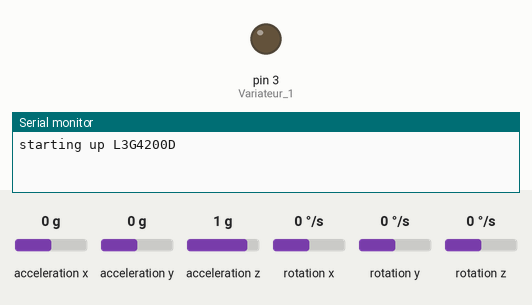
Bench run of a sketch on a simulated Arduino Uno, built with avr-gcc and run on an emulated ATmega328P. On the bench: output pins drawn as LEDs (lit = HIGH), the last lines printed to the serial monitor. Wiring (inferred from the names in the program): ADXL345 accelerometer at I2C address 0x53; L3G4200D gyroscope at I2C address 0x69. The inputs (shaded band) are chosen by the test bench; at power-on: acceleration y 0 g, acceleration x 0 g, acceleration z 1 g, rotation x 0 °/s, rotation y 0 °/s, rotation z 0 °/s.

Above: at 0.1 s.
At 12.9 s:
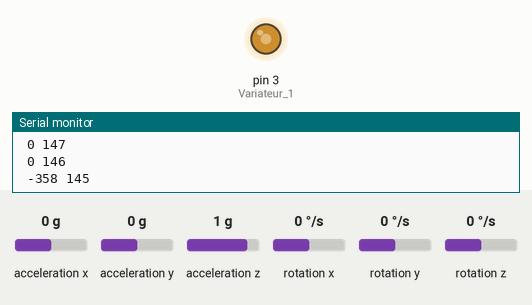
13.0 s: acceleration y set to -1.4 g
At 26.81 s:
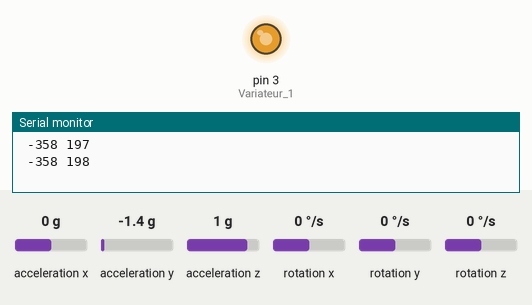
Timing chart, 0 to 26.9 s (numbered marks = the images above; inputs shaded):
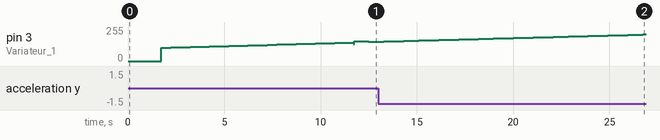

The sketch:

Controle_variateur_Bras_backup.ino
```cpp
/*
#include <Wire.h>
#include "ADXL345.h"


ADXL345 adxl; //variable adxl is an instance of the ADXL345 library
int dx = 0;
int dy = 0;
int dz = 0;

void setup(){
 Serial.begin(9600);
 adxl.powerOn();


 //set activity/ inactivity thresholds (0-255)
 adxl.setActivityThreshold(75); //62.5mg per increment
 adxl.setInactivityThreshold(75); //62.5mg per increment
 adxl.setTimeInactivity(10); // how many seconds of no activity is inactive?

 //look of activity movement on this axes - 1 == on; 0 == off
 adxl.setActivityX(1);
 adxl.setActivityY(1);
 adxl.setActivityZ(1);

 //look of inactivity movement on this axes - 1 == on; 0 == off
 adxl.setInactivityX(1);
 adxl.setInactivityY(1);
 adxl.setInactivityZ(1);

 //look of tap movement on this axes - 1 == on; 0 == off
 adxl.setTapDetectionOnX(0);
 adxl.setTapDetectionOnY(0);
 adxl.setTapDetectionOnZ(1);

 //set values for what is a tap, and what is a double tap (0-255)
 adxl.setTapThreshold(50); //62.5mg per increment
 adxl.setTapDuration(15); //625μs per increment
 adxl.setDoubleTapLatency(80); //1.25ms per increment
 adxl.setDoubleTapWindow(200); //1.25ms per increment

 //set values for what is considered freefall (0-255)
 adxl.setFreeFallThreshold(7); //(5 - 9) recommended - 62.5mg per increment
 adxl.setFreeFallDuration(45); //(20 - 70) recommended - 5ms per increment

 //setting all interupts to take place on int pin 1
 //I had issues with int pin 2, was unable to reset it
 adxl.setInterruptMapping( ADXL345_INT_SINGLE_TAP_BIT,  ADXL345_INT1_PIN );
 adxl.setInterruptMapping( ADXL345_INT_DOUBLE_TAP_BIT,  ADXL345_INT1_PIN );
 adxl.setInterruptMapping( ADXL345_INT_FREE_FALL_BIT,  ADXL345_INT1_PIN );
 adxl.setInterruptMapping( ADXL345_INT_ACTIVITY_BIT,   ADXL345_INT1_PIN );
 adxl.setInterruptMapping( ADXL345_INT_INACTIVITY_BIT,  ADXL345_INT1_PIN );

 //register interupt actions - 1 == on; 0 == off
 adxl.setInterrupt( ADXL345_INT_SINGLE_TAP_BIT, 1);
 adxl.setInterrupt( ADXL345_INT_DOUBLE_TAP_BIT, 1);
 adxl.setInterrupt( ADXL345_INT_FREE_FALL_BIT, 1);
 adxl.setInterrupt( ADXL345_INT_ACTIVITY_BIT,  1);
 adxl.setInterrupt( ADXL345_INT_INACTIVITY_BIT, 1);

 adxl.readAccel(&dx, &dy, &dz);
 delay(200);
 adxl.readAccel(&dx, &dy, &dz);
}


void loop(){

 //Boring accelerometer stuff
 int x,y,z;
 adxl.readAccel(&x, &y, &z); //read the accelerometer values and store them in variables x,y,z

 // Output x,y,z values - Commented out
 Serial.print(x-dx); Serial.print(" ");
 Serial.print(y-dy);Serial.print(" ");
 Serial.println(z-dz);Serial.print(" ");
delay(200);


 //getInterruptSource clears all triggered actions after returning value
 //so do not call again until you need to recheck for triggered actions
 byte interrupts = adxl.getInterruptSource();

}
*/

/*const int Variateur_1 = 3;

  void setup()   { // debut de la fonction setup()
      Serial.begin(9600);
      pinMode(Variateur_1, OUTPUT);

      for(int i=100; i< 140; i=i+2){
          analogWrite(Variateur_1, i);
          Serial.println( i);
          delay(500);
      }
      analogWrite(Variateur_1, 127);
}

void loop(){
    Serial.println("Je fais un tour");
    int j = 150;
    while (j<170 )
    {
        analogWrite(Variateur_1, j);
        Serial.println(j);
        delay(1000);
        j=j+2;
        if(j==170) {
          delay(5000);
        }
     }

    while (j>160)
    {
        analogWrite(Variateur_1, j);
        Serial.println(j);
        delay(1000);
        j=j-4;
     }
    // Arrêt moteur
     digitalWrite(Variateur_1, 127);
 }*/
```

ADXL345.h
```cpp
// (licence header left out)
#include <Arduino.h>

                                                    //  Librairie de l'accéléromàtre ADXL345


#ifndef ADXL345_h
#define ADXL345_h

/* ------- Register names ------- */
#define ADXL345_DEVID 0x00
#define ADXL345_RESERVED1 0x01
#define ADXL345_THRESH_TAP 0x1d
#define ADXL345_OFSX 0x1e
#define ADXL345_OFSY 0x1f
#define ADXL345_OFSZ 0x20
#define ADXL345_DUR 0x21
#define ADXL345_LATENT 0x22
#define ADXL345_WINDOW 0x23
#define ADXL345_THRESH_ACT 0x24
#define ADXL345_THRESH_INACT 0x25
#define ADXL345_TIME_INACT 0x26
#define ADXL345_ACT_INACT_CTL 0x27
#define ADXL345_THRESH_FF 0x28
#define ADXL345_TIME_FF 0x29
#define ADXL345_TAP_AXES 0x2a
#define ADXL345_ACT_TAP_STATUS 0x2b
#define ADXL345_BW_RATE 0x2c
#define ADXL345_POWER_CTL 0x2d
#define ADXL345_INT_ENABLE 0x2e
#define ADXL345_INT_MAP 0x2f
#define ADXL345_INT_SOURCE 0x30
#define ADXL345_DATA_FORMAT 0x31
#define ADXL345_DATAX0 0x32
#define ADXL345_DATAX1 0x33
#define ADXL345_DATAY0 0x34
#define ADXL345_DATAY1 0x35
#define ADXL345_DATAZ0 0x36
#define ADXL345_DATAZ1 0x37
#define ADXL345_FIFO_CTL 0x38
#define ADXL345_FIFO_STATUS 0x39

#define ADXL345_BW_1600 0xF // 1111
#define ADXL345_BW_800  0xE // 1110
#define ADXL345_BW_400  0xD // 1101
#define ADXL345_BW_200  0xC // 1100
#define ADXL345_BW_100  0xB // 1011
#define ADXL345_BW_50   0xA // 1010
#define ADXL345_BW_25   0x9 // 1001
#define ADXL345_BW_12   0x8 // 1000
#define ADXL345_BW_6    0x7 // 0111
#define ADXL345_BW_3    0x6 // 0110


/*
 Interrupt PINs
 INT1: 0
 INT2: 1
 */
#define ADXL345_INT1_PIN 0x00
#define ADXL345_INT2_PIN 0x01

/*
 Interrupt bit position
 */
#define ADXL345_INT_DATA_READY_BIT 0x07
#define ADXL345_INT_SINGLE_TAP_BIT 0x06
#define ADXL345_INT_DOUBLE_TAP_BIT 0x05
#define ADXL345_INT_ACTIVITY_BIT   0x04
#define ADXL345_INT_INACTIVITY_BIT 0x03
#define ADXL345_INT_FREE_FALL_BIT  0x02
#define ADXL345_INT_WATERMARK_BIT  0x01
#define ADXL345_INT_OVERRUNY_BIT   0x00

#define ADXL345_DATA_READY 0x07
#define ADXL345_SINGLE_TAP 0x06
#define ADXL345_DOUBLE_TAP 0x05
#define ADXL345_ACTIVITY   0x04
#define ADXL345_INACTIVITY 0x03
#define ADXL345_FREE_FALL  0x02
#define ADXL345_WATERMARK  0x01
#define ADXL345_OVERRUNY   0x00


#define ADXL345_OK    1 // no error
#define ADXL345_ERROR 0 // indicates error is predent

#define ADXL345_NO_ERROR   0 // initial state
#define ADXL345_READ_ERROR 1 // problem reading accel
#define ADXL345_BAD_ARG    2 // bad method argument


class ADXL345
{
public:
	bool status;           // set when error occurs
	// see error code for details
	byte error_code;       // Initial state
	double gains[3];        // counts to Gs

	ADXL345();
	void powerOn();
	void readAccel(int* xyx);
	void readAccel(int* x, int* y, int* z);
	void get_Gxyz(double *xyz);

	void setTapThreshold(int tapThreshold);
	int getTapThreshold();
	void setAxisGains(double *_gains);
	void getAxisGains(double *_gains);
	void setAxisOffset(int x, int y, int z);
	void getAxisOffset(int* x, int* y, int*z);
	void setTapDuration(int tapDuration);
	int getTapDuration();
	void setDoubleTapLatency(int doubleTapLatency);
	int getDoubleTapLatency();
	void setDoubleTapWindow(int doubleTapWindow);
	int getDoubleTapWindow();
	void setActivityThreshold(int activityThreshold);
	int getActivityThreshold();
	void setInactivityThreshold(int inactivityThreshold);
	int getInactivityThreshold();
	void setTimeInactivity(int timeInactivity);
	int getTimeInactivity();
	void setFreeFallThreshold(int freeFallthreshold);
	int getFreeFallThreshold();
	void setFreeFallDuration(int freeFallDuration);
	int getFreeFallDuration();

	bool isActivityXEnabled();
	bool isActivityYEnabled();
	bool isActivityZEnabled();
	bool isInactivityXEnabled();
	bool isInactivityYEnabled();
	bool isInactivityZEnabled();
	bool isActivityAc();
	bool isInactivityAc();
	void setActivityAc(bool state);
	void setInactivityAc(bool state);

	bool getSuppressBit();
	void setSuppressBit(bool state);
	bool isTapDetectionOnX();
	void setTapDetectionOnX(bool state);
	bool isTapDetectionOnY();
	void setTapDetectionOnY(bool state);
	bool isTapDetectionOnZ();
	void setTapDetectionOnZ(bool state);

	void setActivityX(bool state);
	void setActivityY(bool state);
	void setActivityZ(bool state);
	void setInactivityX(bool state);
	void setInactivityY(bool state);
	void setInactivityZ(bool state);

	bool isActivitySourceOnX();
	bool isActivitySourceOnY();
	bool isActivitySourceOnZ();
	bool isTapSourceOnX();
	bool isTapSourceOnY();
	bool isTapSourceOnZ();
	bool isAsleep();

	bool isLowPower();
	void setLowPower(bool state);
	double getRate();
	void setRate(double rate);
	void set_bw(byte bw_code);
	byte get_bw_code();


	bool triggered(byte interrupts, int mask);


	byte getInterruptSource();
	bool getInterruptSource(byte interruptBit);
	bool getInterruptMapping(byte interruptBit);
	void setInterruptMapping(byte interruptBit, bool interruptPin);
	bool isInterruptEnabled(byte interruptBit);
	void setInterrupt(byte interruptBit, bool state);

	void getRangeSetting(byte* rangeSetting);
	void setRangeSetting(int val);
	bool getSelfTestBit();
	void setSelfTestBit(bool selfTestBit);
	bool getSpiBit();
	void setSpiBit(bool spiBit);
	bool getInterruptLevelBit();
	void setInterruptLevelBit(bool interruptLevelBit);
	bool getFullResBit();
	void setFullResBit(bool fullResBit);
	bool getJustifyBit();
	void setJustifyBit(bool justifyBit);
	void printAllRegister();

private:
	void writeTo(byte address, byte val);
	void readFrom(byte address, int num, byte buff[]);
	void setRegisterBit(byte regAdress, int bitPos, bool state);
	bool getRegisterBit(byte regAdress, int bitPos);
	byte _buff[6] ;    //6 bytes buffer for saving data read from the device
};
void print_byte(byte val);
#endif
```

Algo_stabilisation.cpp
```cpp
// Algorithme à implementer
//http://www.starlino.com/imu_guide.html
/*
static int kP=100;
static int kI=10;
static int kD=50;
static int lasterror=0;
static int errSum=0;
static int
int computePid(int error)
{
  int P,I,D;

  errSom += error;

  errDif = error - lastError;

  lastError = error;

  P = error * KP;
  I = erroSum = KI;
  D = errDif * KD;

  // pwm /= 255
  return P+I+D;

}*/
```

Controle_variateur_Bras.ino
```cpp
#include <Wire.h>
#include "ADXL345.h"
#define CTRL_REG1 0x20
#define CTRL_REG2 0x21
#define CTRL_REG3 0x22
#define CTRL_REG4 0x23
#define CTRL_REG5 0x24

int L3G4200D_Address = 105; //I2C address of the L3G4200D
ADXL345 adxl;

int x,y,z;
int dx,dy,dz;
int x2,y2,z2;
const int Variateur_1 = 3;
int j = 150;

void setup(){

  Wire.begin();
  Serial.begin(9600);


  Serial.println("starting up L3G4200D");
  setupL3G4200D(2000); // Configure L3G4200  - 250, 500 or 2000 deg/sec

 adxl.powerOn();


 //set activity/ inactivity thresholds (0-255)
 adxl.setActivityThreshold(75); //62.5mg per increment
 adxl.setInactivityThreshold(75); //62.5mg per increment
 adxl.setTimeInactivity(10); // how many seconds of no activity is inactive?

 //look of activity movement on this axes - 1 == on; 0 == off
 adxl.setActivityX(1);
 adxl.setActivityY(1);
 adxl.setActivityZ(1);

 //look of inactivity movement on this axes - 1 == on; 0 == off
 adxl.setInactivityX(1);
 adxl.setInactivityY(1);
 adxl.setInactivityZ(1);

 //look of tap movement on this axes - 1 == on; 0 == off
 adxl.setTapDetectionOnX(0);
 adxl.setTapDetectionOnY(0);
 adxl.setTapDetectionOnZ(1);

 //set values for what is a tap, and what is a double tap (0-255)
 adxl.setTapThreshold(50); //62.5mg per increment
 adxl.setTapDuration(15); //625μs per increment
 adxl.setDoubleTapLatency(80); //1.25ms per increment
 adxl.setDoubleTapWindow(200); //1.25ms per increment

 //set values for what is considered freefall (0-255)
 adxl.setFreeFallThreshold(7); //(5 - 9) recommended - 62.5mg per increment
 adxl.setFreeFallDuration(45); //(20 - 70) recommended - 5ms per increment

 //setting all interupts to take place on int pin 1
 //I had issues with int pin 2, was unable to reset it
 adxl.setInterruptMapping( ADXL345_INT_SINGLE_TAP_BIT,  ADXL345_INT1_PIN );
 adxl.setInterruptMapping( ADXL345_INT_DOUBLE_TAP_BIT,  ADXL345_INT1_PIN );
 adxl.setInterruptMapping( ADXL345_INT_FREE_FALL_BIT,  ADXL345_INT1_PIN );
 adxl.setInterruptMapping( ADXL345_INT_ACTIVITY_BIT,   ADXL345_INT1_PIN );
 adxl.setInterruptMapping( ADXL345_INT_INACTIVITY_BIT,  ADXL345_INT1_PIN );

 //register interupt actions - 1 == on; 0 == off
 adxl.setInterrupt( ADXL345_INT_SINGLE_TAP_BIT, 1);
 adxl.setInterrupt( ADXL345_INT_DOUBLE_TAP_BIT, 1);
 adxl.setInterrupt( ADXL345_INT_FREE_FALL_BIT, 1);
 adxl.setInterrupt( ADXL345_INT_ACTIVITY_BIT,  1);
 adxl.setInterrupt( ADXL345_INT_INACTIVITY_BIT, 1);

 adxl.readAccel(&dx, &dy, &dz);
 delay(200);
 adxl.readAccel(&dx, &dy, &dz);
  delay(1500); //wait for the sensor to be ready

  pinMode(Variateur_1, OUTPUT);

      for(int i=100; i< 140; i=i+2){
          analogWrite(Variateur_1, i);
          Serial.println( i);
          delay(500);
      }


      analogWrite(Variateur_1, 127);

}


void loop(){
   getGyroValues();  // This will update x, y, and z with new values

/*
  Serial.println(" ");
  Serial.print(x);

  Serial.print(" ");
  Serial.print(y);

  Serial.print(" ");
  Serial.println(z);
*/
  //Boring accelerometer stuff
   int x2,y2,z2;
   adxl.readAccel(&x2, &y2, &z2); //read the accelerometer values and store them in variables x,y,z

   // Output x,y,z values - Commented out
  // Serial.print(x2-dx); Serial.print(" ");
   Serial.print(y2-dy);Serial.print(" ");
  // Serial.println(z2-dz);Serial.print(" ");

    Serial.println(j);Serial.print(" ");

      getGyroValues();
      adxl.readAccel(&x2, &y2, &z2);

      if(y2-dy<0 && j<200){
        j+=1;
      }
      else j-=1;

      analogWrite(Variateur_1, j);
      delay(250);
 }


void getGyroValues(){

  byte xMSB = readRegister(L3G4200D_Address, 0x29);
  byte xLSB = readRegister(L3G4200D_Address, 0x28);
  x = ((xMSB << 8) | xLSB);

  byte yMSB = readRegister(L3G4200D_Address, 0x2B);
  byte yLSB = readRegister(L3G4200D_Address, 0x2A);
  y = ((yMSB << 8) | yLSB);

  byte zMSB = readRegister(L3G4200D_Address, 0x2D);
  byte zLSB = readRegister(L3G4200D_Address, 0x2C);
  z = ((zMSB << 8) | zLSB);
}

int setupL3G4200D(int scale){
  //From  Jim Lindblom of Sparkfun's code

  // Enable x, y, z and turn off power down:
  writeRegister(L3G4200D_Address, CTRL_REG1, 0b00001111);

  // If you'd like to adjust/use the HPF, you can edit the line below to configure CTRL_REG2:
  writeRegister(L3G4200D_Address, CTRL_REG2, 0b00000000);

  // Configure CTRL_REG3 to generate data ready interrupt on INT2
  // No interrupts used on INT1, if you'd like to configure INT1
  // or INT2 otherwise, consult the datasheet:
  writeRegister(L3G4200D_Address, CTRL_REG3, 0b00001000);

  // CTRL_REG4 controls the full-scale range, among other things:

  if(scale == 250){
    writeRegister(L3G4200D_Address, CTRL_REG4, 0b00000000);
  }else if(scale == 500){
    writeRegister(L3G4200D_Address, CTRL_REG4, 0b00010000);
  }else{
    writeRegister(L3G4200D_Address, CTRL_REG4, 0b00110000);
  }

  // CTRL_REG5 controls high-pass filtering of outputs, use it
  // if you'd like:
  writeRegister(L3G4200D_Address, CTRL_REG5, 0b00000000);
}

void writeRegister(int deviceAddress, byte address, byte val) {
    Wire.beginTransmission(deviceAddress); // start transmission to device
    Wire.write(address);       // send register address
    Wire.write(val);         // send value to write
    Wire.endTransmission();     // end transmission
}

int readRegister(int deviceAddress, byte address){

    int v;
    Wire.beginTransmission(deviceAddress);
    Wire.write(address); // register to read
    Wire.endTransmission();

    Wire.requestFrom(deviceAddress, 1); // read a byte

    while(!Wire.available()) {
        // waiting
    }

    v = Wire.read();
    return v;
}
```

Source omitted: ADXL345.cpp (19016 bytes)
